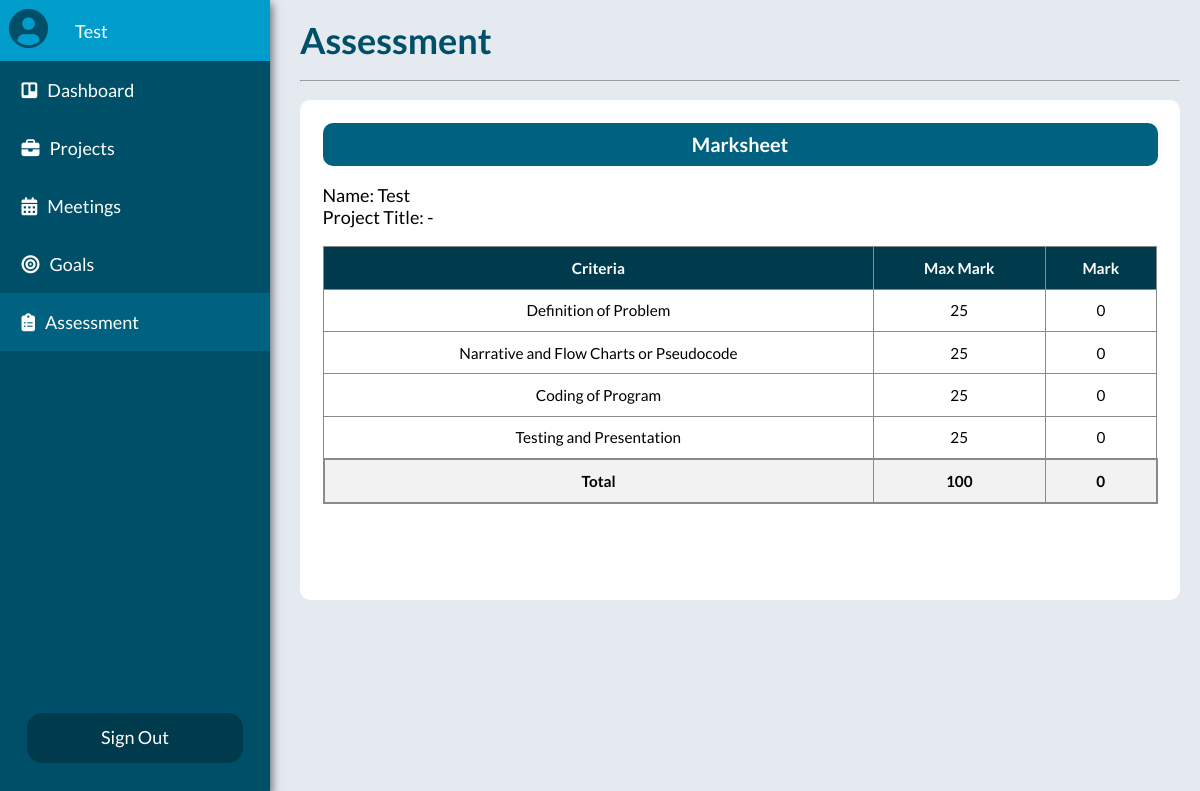
The app's page /Student_Assessment.php (signed in) with its own data.
### tables this page shows
CREATE TABLE `assessment` (
  `student_id` int(11) NOT NULL,
  `criteriaA` int(2) NOT NULL,
  `criteriaB` int(2) NOT NULL,
  `criteriaC` int(2) NOT NULL,
  `criteriaD` int(2) NOT NULL
);

### php/student_assessment.php (called while the page is built)
<?php
    require 'config.php';
    $id = $_SESSION['student_id'];
    $projectName = $_SESSION['project_title'];
    $student_assessment = $link->query("SELECT * FROM assessment WHERE student_id = '$id'");
    $assessment = $student_assessment->fetch_assoc();
    $criteriaA = $assessment['criteriaA'];
    $criteriaB = $assessment['criteriaB'];
    $criteriaC = $assessment['criteriaC'];
    $criteriaD = $assessment['criteriaD'];
?>

### Student_Assessment.php (the view, shortened to what this page needs)
<!DOCTYPE html>
<html lang="en">
<head>
    <link rel="stylesheet" href="./css/default.css">
    <link rel="stylesheet" href="./css/nav-bar.css">
    <link rel="stylesheet" href="./css/student_assessment.css">
    <link rel="stylesheet" href="./css/hamburger.css">
</head>
<body>
    <?php include 'includes/../php/student_nav-bar.inc.php'; ?>
    <?php include './php/student_assessment.php'; ?>
    <div class="container__content">
        <div class="container__assessment">
            <h1 class="content-title">Assessment</h1>
            <hr>
            <div class="container__marksheet">
                <div>
                    <h3 class="title">Marksheet</h3>
                </div>
                <div class="details">
                    <p>Name: <?php echo $_SESSION['username']; ?></p>
                    <p>Project Title: <?php echo $projectName; ?></p>
                </div>
                <div class="container__table">
                    <table class="table">
                        <thead>
                            <tr>
                                <th>Criteria</th>
                                <th>Max Mark</th>
                                <th>Mark</th>
                            </tr>
                        </thead>
                        <tbody>
                            <tr>
                                <td class="criteria">Definition of Problem</td>
                                <td>25</td>
                                <td><?php echo $criteriaA; ?></td>
                            </tr>
                            <tr>
                                <td class="criteria">Narrative and Flow Charts or Pseudocode</td>
                                <td>25</td>
                                <td><?php echo $criteriaB; ?></td>
                            </tr>
                            <tr>
                                <td class="criteria">Coding of Program</td>
                                <td>25</td>
                                <td><?php echo $criteriaC; ?></td>
                            </tr>
                            <tr>
                                <td class="criteria">Testing and Presentation</td>
                                <td>25</td>
                                <td><?php echo $criteriaD; ?></td>
                            </tr>
                            <tr class="total">
                                <td class="total-td">Total</td>
                                <td>100</td>
                                <td><?php echo $criteriaA + $criteriaB + $criteriaC + $criteriaD ?></td>
                            </tr>
                        </tbody>
                    </table>
                </div>
            </div>
        </div>
    </div>
</body>
</html>

### css/default.css (style rules this page uses)
html { box-sizing: border-box; font-size: 18px; }
*, *::before , *::after { -webkit-box-sizing: inherit; -moz-box-sizing: inherit; box-sizing: inherit; margin: 0; padding: 0; }
:root { --color-main: #004F68; --color-main-darker: #003b4d; --color-main-lighter: #006280; --color-secondary: #009ccc; --color-accent: #E4EAF0; --color-success: #4BB543; --color-error:#ff3333; --color-error-darker: #ff1a1a; --color-pending-bg: #F0F0F0; --color-accepted: #218F65; --color-accepted-bg: #EFFBF7; --color-rejected: #B23B3B; --color-rejected-bg: #FCDDEC; --color-white: #fff; --color-submit: #2699ab; --color-card: #f2f2f2; }
body { font-family: 'Lato', Arial, sans-serif; background-color: var(--color-accent); min-height: 100vh; }

### css/student_assessment.css (style rules this page uses)
.container__content { margin-left: 300px; margin-right: 20px; display: flex; flex-direction: column; }
.container__assessment { width: 100%; display: flex; flex-direction: column; margin: 1rem 0; gap: 1rem; }
.content-title { color: var(--color-main); }
.container__marksheet { height: 500px; background-color: var(--color-white); padding: 1.25em; display: flex; flex-direction: column; gap: 1rem; border-radius: 10px; }
.title { color: var(--color-white); text-align: center; padding: 0.5em; font-weight: bold; background-color: var(--color-main-lighter); font-size: 1.1rem; border-radius: 10px; }
.table { width: 100%; font-size: 0.85em; border-collapse: collapse; border-spacing: 0; }
.table td, .table th { text-align: center; padding: 0.65rem; }
th { background-color: var(--color-main-darker); color: var(--color-white); }
th,tr,td { border: 1px solid rgb(138, 138, 138); }
.total { border: 2px solid rgb(138, 138, 138); background-color: var(--color-card); }
.total td { font-weight: bold; }

### records on screen
assessment: criteriaA "0", criteriaB "0", criteriaC "0", criteriaD "0", $criteriaA + $criteriaB + $criteriaC + $criteriaD "0"

### other values on screen
$_SESSION['username'] "Test"
$projectName "-"
